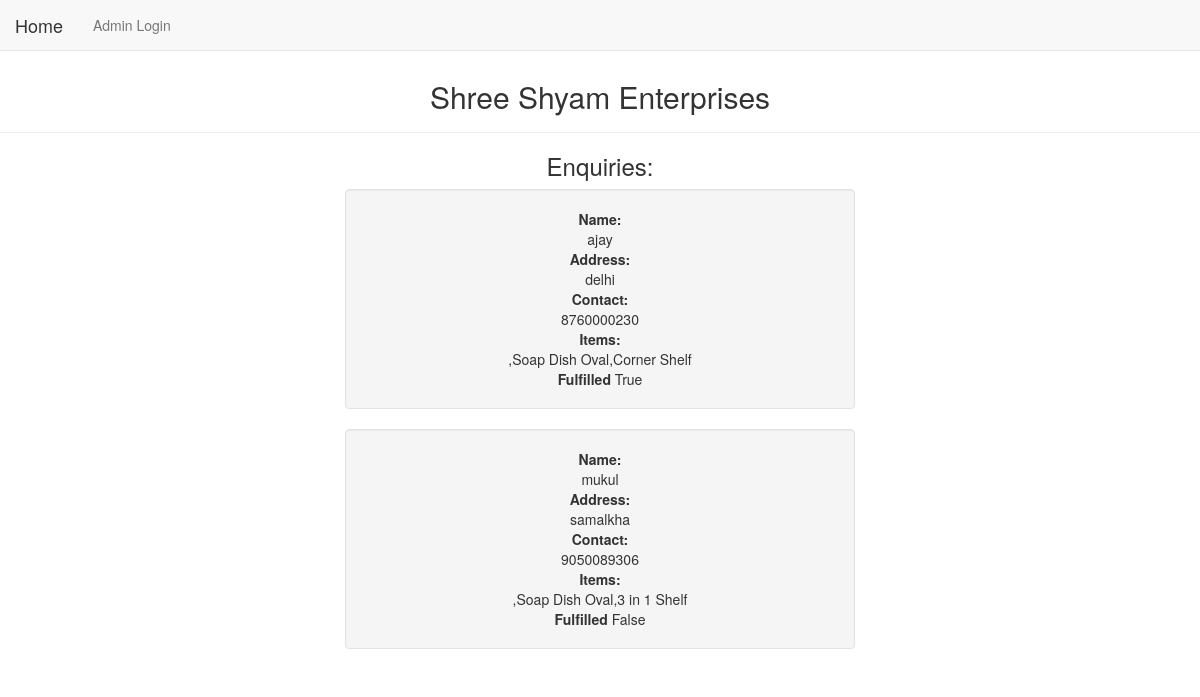
Page /admin-panel/ on the committed database.
### store/models.py (models this page shows)
class Order(models.Model):
    first_name = models.CharField(max_length=400)
    contact = models.CharField(max_length=400)
    address = models.CharField(max_length=400)
    fulfilled = models.BooleanField()
    items = models.TextField()

### store/views.py (the view)
# urls.py: path('admin-panel/', views.adminDashboard, name='admin'),
def adminDashboard(request):
    orders = Order.objects.all()
    ctx = {'orders': orders}
    return render(request, "store/admin_panel.html", ctx)

### store/templates/store/admin_panel.html (shortened to what this page needs)
<html>
<head>
	<link href="http://maxcdn.bootstrapcdn.com/bootstrap/3.2.0/css/bootstrap.min.css" rel="stylesheet">
</head>
<body>
		<nav class = "navbar navbar-default navbar-fixed-top" role ="navigation">
			<ul class = "nav navbar-nav navbar-left">
			<li><a class="navbar-brand" href="/">Home</a></li>
				<li><a href="/admin-login/">Admin Login</a></li>
			</ul>
	</nav>
	<br>
	<br>
	<div class = "page-header" style="text-align:center">
		<h2>Shree Shyam Enterprises</h2>
	</div>
	<h3 style = "text-align:center">Enquiries:</h3>
	<div class = "container centerdv">
		{% for order in orders %}
		<div class ="well">
			<b>Name:</b>
			<br>
			{{order.first_name}} {{order.last_name}}
			<br>
			<b> Address:</b>
			<br>
			{{order.address}}
			<br>
			<b>Contact:</b>
			<br>
			{{order.contact}}
			<br>
			<b> Items: </b>
			<br>
				{{order.items}}
			<br>
			<b> Fulfilled </b>
				{{order.fulfilled}}
			</div>
		{% endfor %}
	</div>
</body>
</html>

### store/templates/store/admin_panel.html (style rules this page uses)
.centerdv { width: 45%; margin-left: auto; margin-right: auto; text-align: center; }

### rows in the picture
Order: first_name "ajay", address "delhi", contact "8760000230", items ",Soap Dish Oval,Corner Shelf", fulfilled "True"
Order: first_name "mukul", address "samalkha", contact "9050089306", items ",Soap Dish Oval,3 in 1 Shelf", fulfilled "False"
